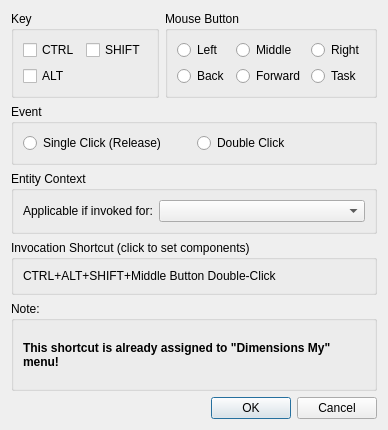
<?xml version="1.0" encoding="UTF-8"?>
<ui version="4.0">
 <class>LC_DlgMenuAssigner</class>
 <widget class="QDialog" name="LC_DlgMenuAssigner">
  <property name="geometry">
   <rect>
    <x>0</x>
    <y>0</y>
    <width>351</width>
    <height>416</height>
   </rect>
  </property>
  <property name="windowTitle">
   <string>Dialog</string>
  </property>
  <layout class="QGridLayout" name="gridLayout_2">
   <item row="5" column="0" colspan="2">
    <widget class="QGroupBox" name="groupBox_5">
     <property name="minimumSize">
      <size>
       <width>0</width>
       <height>90</height>
      </size>
     </property>
     <property name="title">
      <string>Note:</string>
     </property>
     <layout class="QGridLayout" name="gridLayout_6">
      <item row="0" column="0">
       <widget class="QLabel" name="lblNotes">
        <property name="font">
         <font>
          <bold>true</bold>
         </font>
        </property>
        <property name="text">
         <string>This shortcut is already assigned to &quot;Dimensions My&quot; menu!</string>
        </property>
        <property name="scaledContents">
         <bool>true</bool>
        </property>
        <property name="wordWrap">
         <bool>true</bool>
        </property>
       </widget>
      </item>
     </layout>
    </widget>
   </item>
   <item row="6" column="0">
    <spacer name="verticalSpacer">
     <property name="orientation">
      <enum>Qt::Vertical</enum>
     </property>
     <property name="sizeHint" stdset="0">
      <size>
       <width>20</width>
       <height>0</height>
      </size>
     </property>
    </spacer>
   </item>
   <item row="7" column="0" colspan="2">
    <widget class="QDialogButtonBox" name="buttonBox">
     <property name="orientation">
      <enum>Qt::Horizontal</enum>
     </property>
     <property name="standardButtons">
      <set>QDialogButtonBox::Cancel|QDialogButtonBox::Ok</set>
     </property>
    </widget>
   </item>
   <item row="0" column="1">
    <widget class="QGroupBox" name="gbMouseButtons">
     <property name="toolTip">
      <string>Defines which mouse button is part of menu invocation</string>
     </property>
     <property name="title">
      <string>Mouse Button</string>
     </property>
     <layout class="QGridLayout" name="gridLayout">
      <item row="0" column="0">
       <widget class="QRadioButton" name="rbBtnLeft">
        <property name="text">
         <string>Left </string>
        </property>
       </widget>
      </item>
      <item row="0" column="1">
       <widget class="QRadioButton" name="rbBtnMiddle">
        <property name="text">
         <string>Middle</string>
        </property>
       </widget>
      </item>
      <item row="0" column="2">
       <widget class="QRadioButton" name="rbBtnRight">
        <property name="text">
         <string>Right</string>
        </property>
       </widget>
      </item>
      <item row="1" column="0">
       <widget class="QRadioButton" name="rbBtnBack">
        <property name="text">
         <string>Back</string>
        </property>
       </widget>
      </item>
      <item row="1" column="1">
       <widget class="QRadioButton" name="rbBtnForward">
        <property name="text">
         <string>Forward</string>
        </property>
       </widget>
      </item>
      <item row="1" column="2">
       <widget class="QRadioButton" name="rbBtnTask">
        <property name="text">
         <string>Task</string>
        </property>
       </widget>
      </item>
     </layout>
    </widget>
   </item>
   <item row="0" column="0">
    <widget class="QGroupBox" name="groupBox_3">
     <property name="toolTip">
      <string>Specify pressed key modifier(s)</string>
     </property>
     <property name="title">
      <string>Key</string>
     </property>
     <layout class="QGridLayout" name="gridLayout_4">
      <item row="0" column="0">
       <widget class="QCheckBox" name="cbKeyCtrl">
        <property name="text">
         <string>CTRL</string>
        </property>
       </widget>
      </item>
      <item row="0" column="1">
       <widget class="QCheckBox" name="cbKeyShift">
        <property name="text">
         <string>SHIFT</string>
        </property>
       </widget>
      </item>
      <item row="1" column="0">
       <widget class="QCheckBox" name="cbKeyALt">
        <property name="text">
         <string>ALT</string>
        </property>
       </widget>
      </item>
     </layout>
    </widget>
   </item>
   <item row="3" column="0" colspan="2">
    <widget class="QGroupBox" name="groupBox">
     <property name="title">
      <string>Entity Context</string>
     </property>
     <layout class="QFormLayout" name="formLayout">
      <item row="0" column="0">
       <widget class="QLabel" name="label">
        <property name="text">
         <string>Applicable if invoked for:</string>
        </property>
       </widget>
      </item>
      <item row="0" column="1">
       <widget class="QComboBox" name="cbEntityContext">
        <property name="toolTip">
         <string>Defines the context for menu and whether click on specific entity will trigger menu invocation. </string>
        </property>
       </widget>
      </item>
     </layout>
    </widget>
   </item>
   <item row="2" column="0" colspan="2">
    <widget class="QGroupBox" name="groupBox_2">
     <property name="toolTip">
      <string>Defines type of mouse click for invocation</string>
     </property>
     <property name="title">
      <string>Event</string>
     </property>
     <layout class="QGridLayout" name="gridLayout_3">
      <item row="1" column="0">
       <widget class="QRadioButton" name="rbEvtClickRelease">
        <property name="text">
         <string>Single Click (Release)</string>
        </property>
       </widget>
      </item>
      <item row="1" column="1">
       <widget class="QRadioButton" name="rbEvtDblClick">
        <property name="text">
         <string>Double Click</string>
        </property>
       </widget>
      </item>
     </layout>
    </widget>
   </item>
   <item row="4" column="0" colspan="2">
    <widget class="QGroupBox" name="gbInvocationShortcut">
     <property name="toolTip">
      <string> Click with desired combination to set invocation shortcut. </string>
     </property>
     <property name="title">
      <string>Invocation Shortcut (click to set components)</string>
     </property>
     <layout class="QGridLayout" name="gridLayout_5">
      <item row="0" column="0">
       <widget class="QLabel" name="lblResult">
        <property name="toolTip">
         <string>Resulting invocation shortcut. Click with desired combination to set. </string>
        </property>
        <property name="text">
         <string>CTRL+ALT+SHIFT+Middle Button Double-Click</string>
        </property>
       </widget>
      </item>
     </layout>
    </widget>
   </item>
  </layout>
 </widget>
 <resources/>
 <connections>
  <connection>
   <sender>buttonBox</sender>
   <signal>accepted()</signal>
   <receiver>LC_DlgMenuAssigner</receiver>
   <slot>accept()</slot>
   <hints>
    <hint type="sourcelabel">
     <x>248</x>
     <y>254</y>
    </hint>
    <hint type="destinationlabel">
     <x>157</x>
     <y>274</y>
    </hint>
   </hints>
  </connection>
  <connection>
   <sender>buttonBox</sender>
   <signal>rejected()</signal>
   <receiver>LC_DlgMenuAssigner</receiver>
   <slot>reject()</slot>
   <hints>
    <hint type="sourcelabel">
     <x>316</x>
     <y>260</y>
    </hint>
    <hint type="destinationlabel">
     <x>286</x>
     <y>274</y>
    </hint>
   </hints>
  </connection>
 </connections>
</ui>
